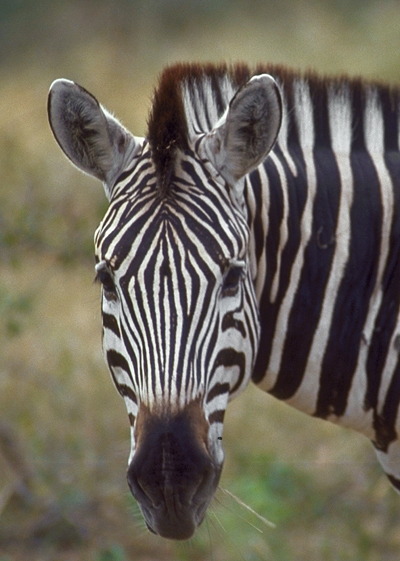
%> input picture SpecTV_grayscale/zebra_media_gmu.jpg, 400 x 561 px
$ octave demo_specTV_grayscale.m   (GNU Octave 9; MATLAB toolbox functions it lacks are replaced by stand-ins)
%> lines starting %> are read from the running program, lines starting %| are printed output that depends on the picture
### SpecTV_grayscale/specTV_evolve.m
function [S,T,Phi,f_r] = specTV_evolve(f, Max_time, dt, Method)
% private function by Guy Gilboa (Jan 2015)
% Computes TV spectrum of an image, returns S, time interval T, Phi(T)
% and residual image f_r (to be added in the reconstruction).
% Method is an optional struct specifying numerical method and params
% Example: [S,T,Phi] = specTV_evolve(f, Max_time, dt)
% Based on: [1] G. Gilboa, "A total variation spectral framework for scale and texture analysis." SIAM Journal on Imaging Sciences 7.4 (2014): 1937-1961.


if exist('Method','var')
    Num_method = Method.Num_method;
    dt_proj = Method.dt_proj;
    iter_proj = Method.iter_proj;
else
    Num_method = 'proj'; % Projection algorithm, default (the only method implemented here)
    dt_proj=0.2; iter_proj=20000; %500
end

mu = 1/(2*dt);
NumIter = round(Max_time/dt);
scale = 5; % for numerical reasons

S = zeros(1,NumIter);
Phi = zeros(size(f,1),size(f,2),NumIter);
T = (1:NumIter)*dt;

u0 = f*scale;
u1=proj_tvl2(u0,mu,iter_proj,dt_proj);
u2=proj_tvl2(u1,mu,iter_proj,dt_proj);

for i=1:NumIter,
    ddu = (u0+u2-2*u1)/(dt*dt);  % one/two more iter
    t = i*dt;
    phi = ddu*t;
    Phi(:,:,i) = phi;
    S(i) = sum(abs(phi(:)));
    if (i<NumIter) % not last iteration
        u0=u1;
        u1=u2;
        u2=proj_tvl2(u2,mu,iter_proj,dt_proj);
    end

end % for i

f_r = (NumIter+1)*u1-NumIter*u2;  % residual image

% rescale
S = S/scale; Phi = Phi/scale; f_r = f_r/scale;

end

### SpecTV_grayscale/proj_tvl2.m
function [u,px,py]=proj_tvl2(f,lam,iter,dt,p0x,p0y)
%% Chambolle's projection method for solving ROF-TV
%% input: image, lam, #iterations, dt, p0
%% p0x,y - optional, if there is a good approximation of p0 (vector)
%% output: processed image
%% example: J=proj_tvl2(I,lam,iter,dt,p0)

[ny,nx]=size(f);

if ~exist('iter')
	iter=30;
end
if ~exist('dt')
	dt=0.125;
end
if ~exist('p0x')
	p0x=zeros(ny,nx); p0y=p0x;
end

px=p0x; py=p0y;
lami=1/lam;  % here the algorithm works with inverse of lambda

for i=1:iter,  %% do iterations
   %% compute projection
   [Gx,Gy] = grad(div(px,py) - f/lami);
   aG = sqrt(Gx.^2+Gy.^2); %abs(G)
   px = (px + dt*Gx)./(1+dt*aG);
   py = (py + dt*Gy)./(1+dt*aG);
end % for i
%% return image
v = lami*div(px,py);
u=f-v;
u = u+mean(f(:))-mean(u(:));  % keep mean unchanged

%%%%%%%%%%%%%%%%%%%%%%%%%%%%%%
%%% Functions              %%%
%%%%%%%%%%%%%%%%%%%%%%%%%%%%%%
%%%%%%%%%%%%%%%%%%%%%%%%%%% Gradient (forward difference)
function [fx,fy] = grad(P)
	fx = P(:,[2:end end])-P;
	fy = P([2:end end],:)-P;
%%%%%%%%%%%%%%%%%%%%%%%%%%% Divergence (backward difference)
function fd = div(Px,Py)
	fx = Px-Px(:,[1 1:end-1]);
	fy = Py-Py([1 1:end-1],:);
    fd = fx+fy;

### SpecTV_grayscale/demo_specTV_grayscale.m
% Decompose textures in image with spectral TV, gray-scale images
% Script by Guy Gilboa (Jan 2015).
% Based on: [1] G. Gilboa, "A total variation spectral framework for scale and texture analysis." SIAM Journal on Imaging Sciences 7.4 (2014): 1937-1961.

close all;
clear all;
clc;
%%%%%%%%%%%%%%%%%%%%%%%%%%%%%%%%%%%%%%%%%%%%%%%%%%%%%%%%%%%%%%%%%
%% Important params to change according to image / application %%
%%%%%%%%%%%%%%%%%%%%%%%%%%%%%%%%%%%%%%%%%%%%%%%%%%%%%%%%%%%%%%%%%
Max_time = 4.5;       % Maximal scale to be processed (in evolution time)
%Max_time = 40;     % large scale
Num_of_bands = 120;  % Number of bands phi(x,t);
%%

dt = Max_time/Num_of_bands;

f = double(rgb2gray(imread('zebra_media_gmu.jpg')));
%> f: size 561x400 double; min 4, max 255, mean 102.7
f = imresize(f,0.16);
%> f: size 90x64 double
f = f - mean(f(:));
f = double(f)/double(max(f(:)));
% f = f/255;  % pixels are in the range [0,1]
% f = f- mean(f(:));
figure(1); imshow(f,[]); title('f')

% Compute Phi bands and residual f_r
%%%%%%%%%%%%%%%%%%%%%%%%%%%%%%%%%%%%%%
[S,T,Phi,f_r] = specTV_evolve(f, Max_time, dt);  % evolve image
%> the loop in proj_tvl2, `for i=1:iter,` made 20000 passes
%> pass 1, in grad, `fy = P([2:end end],:)-P;`:
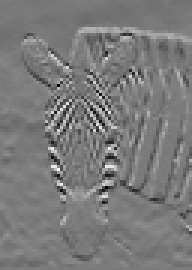
%> fy: size 90x64 double (shown 3 times larger); min -60.69, max 65.11, mean 0; drawn with min black and max white
%> pass 1, in proj_tvl2, `aG = sqrt(Gx.^2+Gy.^2);`:
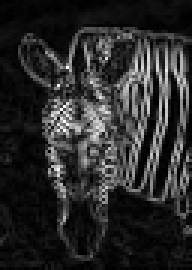
%> aG: size 90x64 double (shown 3 times larger); min 0, max 77.73, mean 13.2; drawn with min black and max white
%> call 2 of proj_tvl2, with lam = 13.33, iter = 20000, dt = 0.2
%> after the loop in proj_tvl2 (call 2), `for i=1:iter,`:
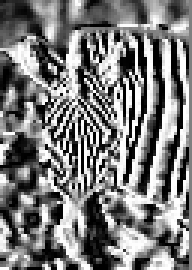
%> px: size 90x64 double (shown 3 times larger); min -1, max 1, mean -0.0274; drawn with min black and max white
%> after the loop in proj_tvl2 (call 2), `for i=1:iter,`:
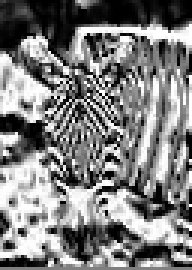
%> py: size 90x64 double (shown 3 times larger); min -1, max 1, mean -0.0045; drawn with min black and max white
%> in proj_tvl2 (call 2), `v = lami*div(px,py);`:
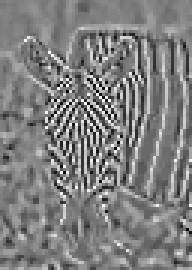
%> v: size 90x64 double (shown 3 times larger); min -0.255, max 0.255, mean 0.000699; drawn with min black and max white
%> (the run ends here)
